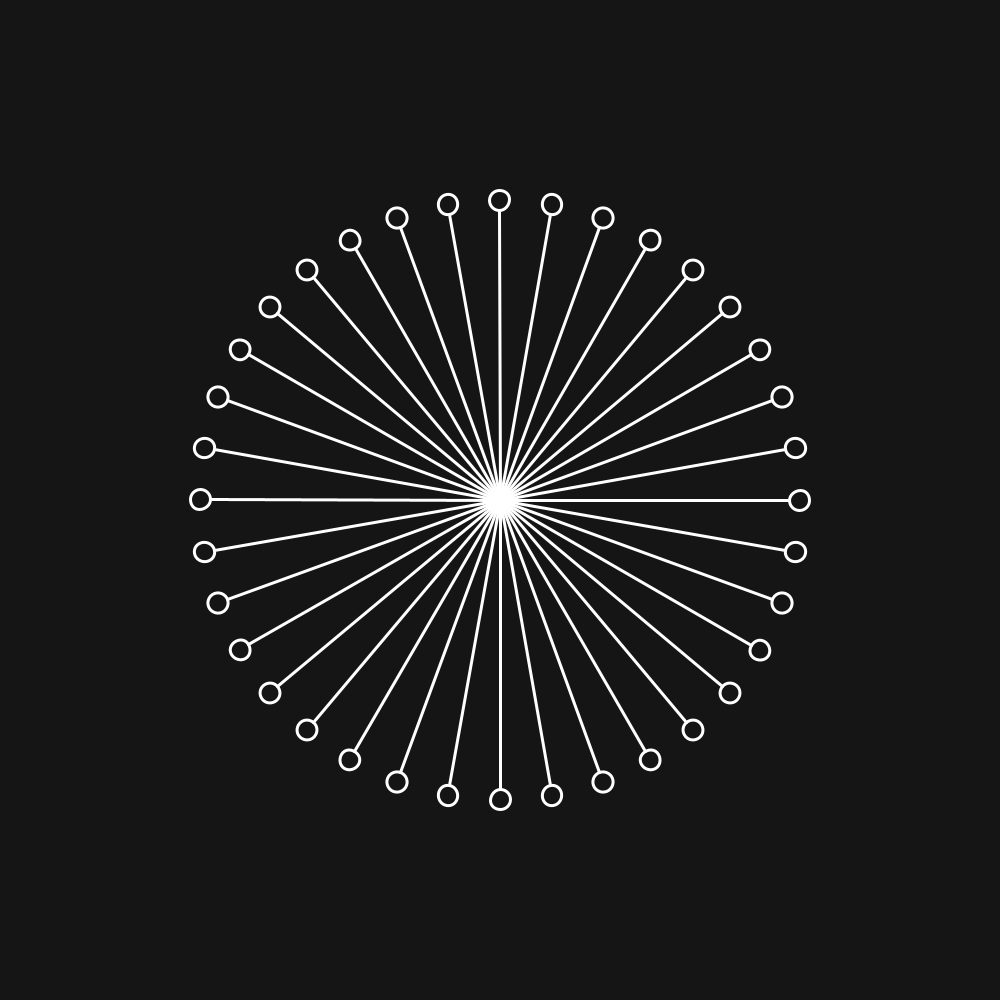
Frame 1 (no input)
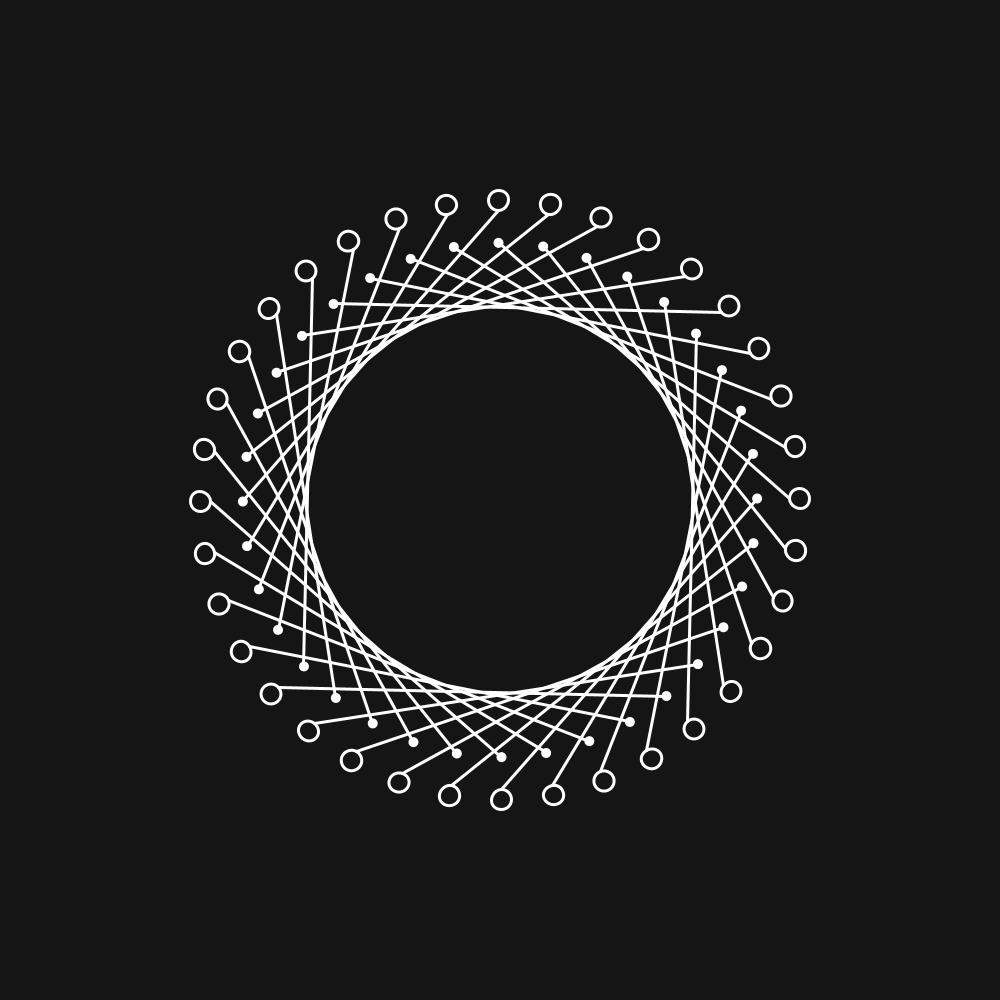
Frame 60 (the mouse pressed at the canvas centre just before this capture)
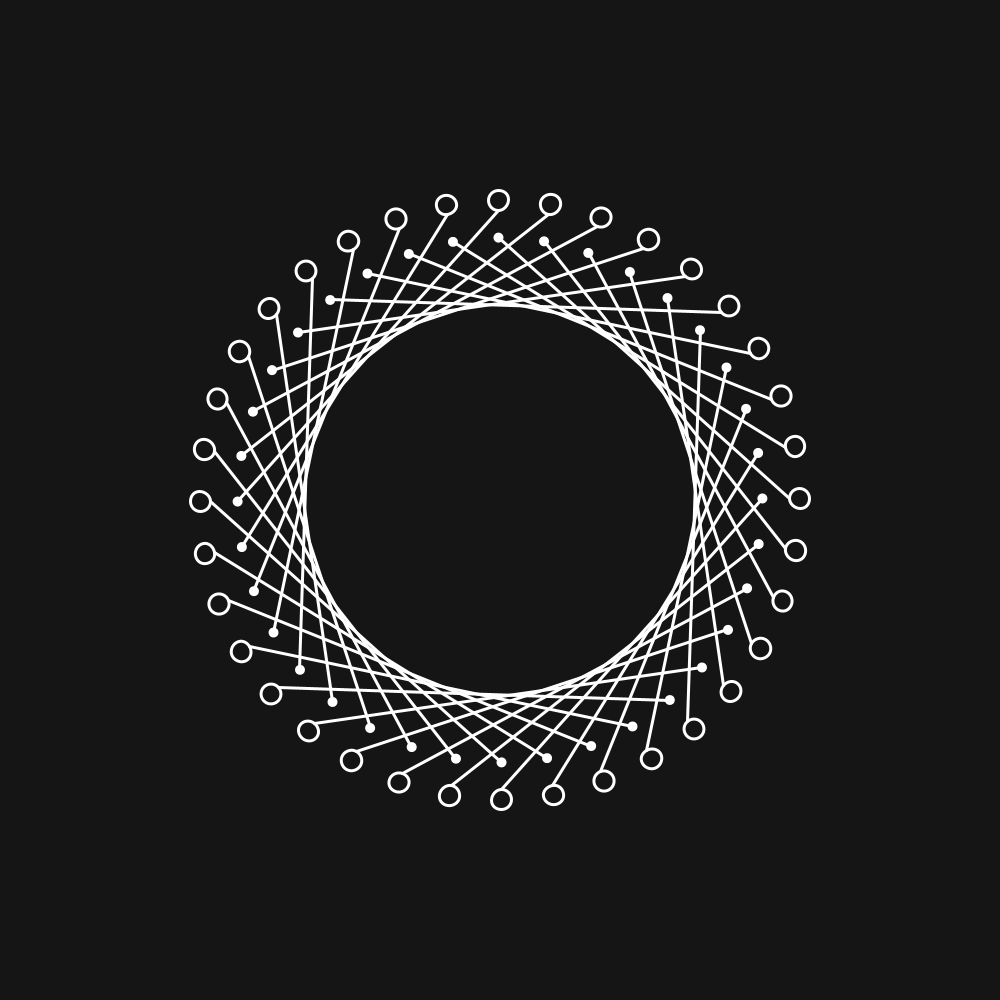
Frame 120 (the mouse held since frame 60 and released just before this capture)

The Processing sketch that drew these frames (run headless with seeded random() and noise(); from frame 60 on, the mouse is pressed at the canvas centre):

// Processing sketch: animated_circle_of_lines_using_sine
// ── animated_circle_of_lines_using_sine.pde
// Tutorial takes inspiration from thedotisblack youtube https://www.youtube.com/watch?v=ehT7d9JPulQ

float x = 300;
float y = 300;

float lineAngle = 0;
float pointAngle = 0;
float rotateAngle = 90;

float diameter = 20;

void setup() {
  /* Switch between fullscreen and windowed */
  size(1000, 1000);
  surface.setLocation(987, 70);
  //fullScreen();
}

void draw() {
  background(#151515);
  
  /* Specifies an amount to displace objects within the display window. */
  // Moves the drawing to the middle
  translate(width/2, height/2);
  
  /* Make everything rotate */
  rotate(radians(rotateAngle/3));
  
  for(float a = 0; a < 360; a += 10) {
    // Pushes the current transformation matrix onto the matrix stack
    // Understanding pushMatrix() and popMatrix() requires understanding the concept of a matrix stack. 
    // The pushMatrix() function saves the current coordinate system to the stack and popMatrix() restores the prior coordinate system. pushMatrix() and popMatrix() 
    // are used in conjuction with the other transformation functions and may be embedded to control the scope of the transformations. 
    
    // Test this for loop with and without pushMatrix & popMatrix (located in the end of the code) (without these lines are not evenly spread)
    pushMatrix();
    rotate(radians(a));
    
    /* 1st part */
    
    // Adjustments to the lines
    stroke(255);
    strokeWeight(3);
    
    // Uncomment first part and see what happens. Then comment the first line again and uncomment the second part,
    // repeat until you have gone through all six. Leave the last line uncommented.
    
    // 1. With just X it creates a circle with lines
    //line(x, 0, 0, 0);
    
    // 2. With sin and angle it animates the circle lines going from zero to full width (middle point stays there, the length changes to full width)
    //line(x*sin(radians(lineAngle)), 0, 0, 0);
    
    // 3. With x (300) in line's x-coordinate of the second point, it animates the line so the end points of line stays there, and the length of line changes to full width towards middle
    //line(x*sin(radians(lineAngle)), 0, x, 0);
    
    // 4. Adding y makes the middle ends of the lines move from middle to the side
    //line(x*sin(radians(lineAngle)), 0, x, y);
    
    // 5. Removing x value makes the lines move even more, so the middle point of line touches the outer points
    //line(x*sin(radians(lineAngle)), 0, 0, y);
    
    // 6. Make the line a little smaller so th line doesn't overlap with the outer point ellipse (that doesn't have fill)
    // (Can't really see the difference before ellipses have been added)
     line(x*sin(radians(lineAngle)), 0, 0, y-diameter/2);
    
    /* 2nd part */
    
    // Uncomment the lines of code
    
    // 1
    // Adds ellipses to the outer point of the lines
    // Draws just outline, doesn't fill the ellipse
    stroke(255);
    noFill();
    ellipse(0, y, diameter, diameter);
    
    // 2
    // Adds ellipses to the middle end of the lines and make them move with the lines
    // If the pointsAngle is changed, for example the starting number would be 250, the points would move differently than the lines
    // Doesn't draw the outline, just fills the ellipse
    noStroke();
    fill(255);
    ellipse(x*sin(radians(pointAngle)), 0, diameter/2, diameter/2);
    
   popMatrix();
  }
  
  lineAngle++;
  pointAngle++;
  rotateAngle++;
}
